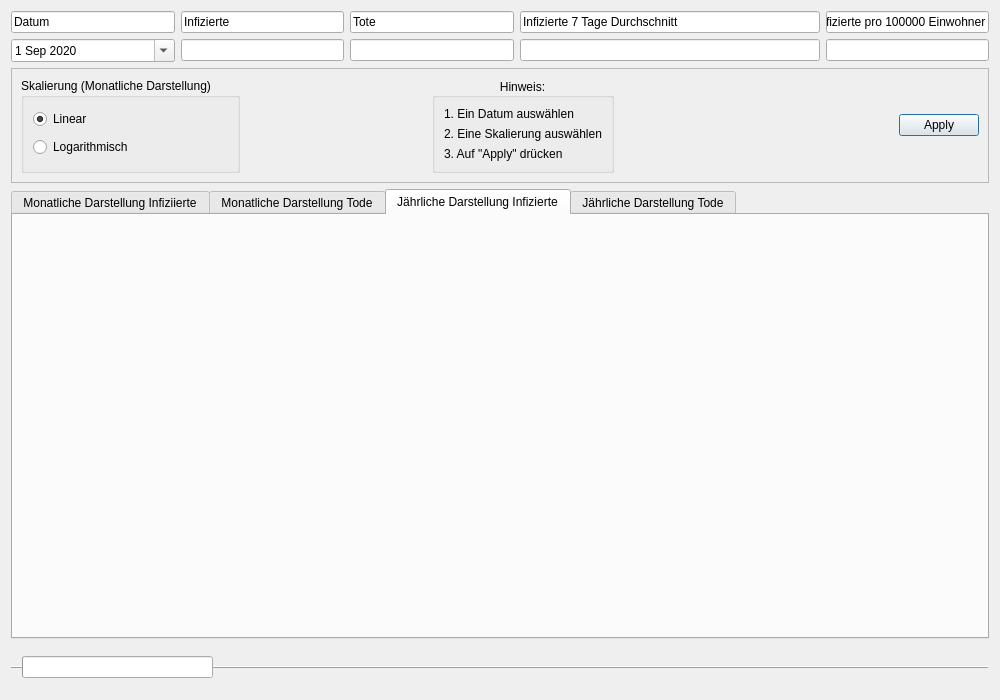
<?xml version="1.0" encoding="UTF-8"?>
<ui version="4.0">
 <class>Oesterreich</class>
 <widget class="QDialog" name="Oesterreich">
  <property name="geometry">
   <rect>
    <x>0</x>
    <y>0</y>
    <width>1000</width>
    <height>700</height>
   </rect>
  </property>
  <property name="windowTitle">
   <string>Oesterreich</string>
  </property>
  <layout class="QVBoxLayout" name="verticalLayout_7">
   <item>
    <layout class="QGridLayout" name="gridLayout">
     <item row="2" column="1">
      <widget class="QLineEdit" name="lineEdit">
       <property name="text">
        <string>Infizierte</string>
       </property>
       <property name="readOnly">
        <bool>true</bool>
       </property>
      </widget>
     </item>
     <item row="4" column="4">
      <widget class="QLineEdit" name="lineEdit_7">
       <property name="readOnly">
        <bool>true</bool>
       </property>
      </widget>
     </item>
     <item row="4" column="0">
      <widget class="QDateEdit" name="dateEdit">
       <property name="readOnly">
        <bool>false</bool>
       </property>
       <property name="buttonSymbols">
        <enum>QAbstractSpinBox::NoButtons</enum>
       </property>
       <property name="accelerated">
        <bool>false</bool>
       </property>
       <property name="dateTime">
        <datetime>
         <hour>0</hour>
         <minute>0</minute>
         <second>0</second>
         <year>2020</year>
         <month>9</month>
         <day>1</day>
        </datetime>
       </property>
       <property name="minimumDateTime">
        <datetime>
         <hour>0</hour>
         <minute>0</minute>
         <second>0</second>
         <year>2020</year>
         <month>1</month>
         <day>1</day>
        </datetime>
       </property>
       <property name="currentSection">
        <enum>QDateTimeEdit::DaySection</enum>
       </property>
       <property name="calendarPopup">
        <bool>true</bool>
       </property>
       <property name="timeSpec">
        <enum>Qt::LocalTime</enum>
       </property>
       <property name="date">
        <date>
         <year>2020</year>
         <month>9</month>
         <day>1</day>
        </date>
       </property>
      </widget>
     </item>
     <item row="4" column="2">
      <widget class="QLineEdit" name="lineEdit_6">
       <property name="readOnly">
        <bool>true</bool>
       </property>
      </widget>
     </item>
     <item row="4" column="1">
      <widget class="QLineEdit" name="lineEdit_4">
       <property name="readOnly">
        <bool>true</bool>
       </property>
      </widget>
     </item>
     <item row="2" column="2">
      <widget class="QLineEdit" name="lineEdit_5">
       <property name="text">
        <string>Tote</string>
       </property>
       <property name="readOnly">
        <bool>true</bool>
       </property>
      </widget>
     </item>
     <item row="2" column="0">
      <widget class="QLineEdit" name="lineEdit_3">
       <property name="text">
        <string>Datum</string>
       </property>
       <property name="readOnly">
        <bool>true</bool>
       </property>
      </widget>
     </item>
     <item row="2" column="4">
      <widget class="QLineEdit" name="lineEdit_2">
       <property name="minimumSize">
        <size>
         <width>300</width>
         <height>0</height>
        </size>
       </property>
       <property name="text">
        <string>Infizierte 7 Tage Durchschnitt</string>
       </property>
       <property name="readOnly">
        <bool>true</bool>
       </property>
      </widget>
     </item>
     <item row="2" column="5">
      <widget class="QLineEdit" name="lineEdit_8">
       <property name="text">
        <string>Infizierte pro 100000 Einwohner</string>
       </property>
       <property name="readOnly">
        <bool>true</bool>
       </property>
      </widget>
     </item>
     <item row="4" column="5">
      <widget class="QLineEdit" name="lineEdit_9">
       <property name="readOnly">
        <bool>true</bool>
       </property>
      </widget>
     </item>
    </layout>
   </item>
   <item>
    <widget class="QFrame" name="frame">
     <property name="frameShape">
      <enum>QFrame::StyledPanel</enum>
     </property>
     <property name="frameShadow">
      <enum>QFrame::Raised</enum>
     </property>
     <layout class="QGridLayout" name="gridLayout_4">
      <item row="0" column="0">
       <widget class="QGroupBox" name="groupBox">
        <property name="enabled">
         <bool>true</bool>
        </property>
        <property name="title">
         <string>Skalierung (Monatliche Darstellung)</string>
        </property>
        <property name="flat">
         <bool>false</bool>
        </property>
        <property name="checkable">
         <bool>false</bool>
        </property>
        <layout class="QVBoxLayout" name="verticalLayout_6">
         <item>
          <widget class="QRadioButton" name="skalaLiear">
           <property name="text">
            <string>Linear</string>
           </property>
           <property name="checked">
            <bool>true</bool>
           </property>
          </widget>
         </item>
         <item>
          <widget class="QRadioButton" name="skalaLogarithm">
           <property name="text">
            <string>Logarithmisch</string>
           </property>
          </widget>
         </item>
        </layout>
       </widget>
      </item>
      <item row="0" column="5">
       <spacer name="horizontalSpacer_2">
        <property name="orientation">
         <enum>Qt::Horizontal</enum>
        </property>
        <property name="sizeHint" stdset="0">
         <size>
          <width>40</width>
          <height>20</height>
         </size>
        </property>
       </spacer>
      </item>
      <item row="0" column="6">
       <widget class="QDialogButtonBox" name="buttonBox">
        <property name="standardButtons">
         <set>QDialogButtonBox::Apply</set>
        </property>
        <property name="centerButtons">
         <bool>false</bool>
        </property>
       </widget>
      </item>
      <item row="0" column="1">
       <spacer name="horizontalSpacer">
        <property name="orientation">
         <enum>Qt::Horizontal</enum>
        </property>
        <property name="sizeHint" stdset="0">
         <size>
          <width>40</width>
          <height>20</height>
         </size>
        </property>
       </spacer>
      </item>
      <item row="0" column="2">
       <widget class="Line" name="line">
        <property name="orientation">
         <enum>Qt::Horizontal</enum>
        </property>
       </widget>
      </item>
      <item row="0" column="4">
       <widget class="QGroupBox" name="groupBox_2">
        <property name="title">
         <string>Hinweis:</string>
        </property>
        <property name="alignment">
         <set>Qt::AlignCenter</set>
        </property>
        <property name="flat">
         <bool>false</bool>
        </property>
        <layout class="QGridLayout" name="gridLayout_6">
         <item row="0" column="0">
          <widget class="QLabel" name="label">
           <property name="text">
            <string>1. Ein Datum auswählen</string>
           </property>
          </widget>
         </item>
         <item row="1" column="0">
          <widget class="QLabel" name="label_2">
           <property name="text">
            <string>2. Eine Skalierung auswählen</string>
           </property>
          </widget>
         </item>
         <item row="2" column="0">
          <widget class="QLabel" name="label_3">
           <property name="text">
            <string>3. Auf &quot;Apply&quot; drücken</string>
           </property>
          </widget>
         </item>
        </layout>
       </widget>
      </item>
     </layout>
    </widget>
   </item>
   <item>
    <layout class="QVBoxLayout" name="verticalLayout">
     <item>
      <widget class="QTabWidget" name="tabWidget">
       <property name="currentIndex">
        <number>2</number>
       </property>
       <widget class="QWidget" name="tab">
        <attribute name="title">
         <string>Monatliche Darstellung Infiziierte</string>
        </attribute>
        <layout class="QGridLayout" name="gridLayout_2">
         <item row="0" column="0">
          <layout class="QVBoxLayout" name="verticalLayout_3"/>
         </item>
        </layout>
       </widget>
       <widget class="QWidget" name="tab_5">
        <attribute name="title">
         <string>Monatliche Darstellung Tode</string>
        </attribute>
        <layout class="QGridLayout" name="gridLayout_3">
         <item row="0" column="0">
          <layout class="QVBoxLayout" name="verticalLayout_9"/>
         </item>
        </layout>
       </widget>
       <widget class="QWidget" name="Tab_2">
        <attribute name="title">
         <string>Jährliche Darstellung Infizierte</string>
        </attribute>
        <layout class="QVBoxLayout" name="verticalLayout_5">
         <item>
          <layout class="QVBoxLayout" name="verticalLayout_4"/>
         </item>
        </layout>
       </widget>
       <widget class="QWidget" name="tab_3">
        <attribute name="title">
         <string>Jährliche Darstellung Tode</string>
        </attribute>
        <layout class="QVBoxLayout" name="verticalLayout_8">
         <item>
          <layout class="QVBoxLayout" name="verticalLayout_2"/>
         </item>
        </layout>
       </widget>
      </widget>
     </item>
    </layout>
   </item>
   <item>
    <widget class="QFrame" name="frame_2">
     <property name="frameShape">
      <enum>QFrame::HLine</enum>
     </property>
     <property name="frameShadow">
      <enum>QFrame::Raised</enum>
     </property>
     <layout class="QGridLayout" name="gridLayout_5">
      <item row="0" column="3">
       <spacer name="horizontalSpacer_4">
        <property name="orientation">
         <enum>Qt::Horizontal</enum>
        </property>
        <property name="sizeHint" stdset="0">
         <size>
          <width>40</width>
          <height>20</height>
         </size>
        </property>
       </spacer>
      </item>
      <item row="0" column="0">
       <widget class="QProgressBar" name="progressBar">
        <property name="value">
         <number>0</number>
        </property>
        <property name="textVisible">
         <bool>false</bool>
        </property>
        <property name="orientation">
         <enum>Qt::Horizontal</enum>
        </property>
       </widget>
      </item>
      <item row="0" column="4">
       <spacer name="horizontalSpacer_3">
        <property name="orientation">
         <enum>Qt::Horizontal</enum>
        </property>
        <property name="sizeHint" stdset="0">
         <size>
          <width>40</width>
          <height>20</height>
         </size>
        </property>
       </spacer>
      </item>
      <item row="0" column="2">
       <spacer name="horizontalSpacer_5">
        <property name="orientation">
         <enum>Qt::Horizontal</enum>
        </property>
        <property name="sizeHint" stdset="0">
         <size>
          <width>40</width>
          <height>20</height>
         </size>
        </property>
       </spacer>
      </item>
      <item row="0" column="1">
       <spacer name="horizontalSpacer_6">
        <property name="orientation">
         <enum>Qt::Horizontal</enum>
        </property>
        <property name="sizeHint" stdset="0">
         <size>
          <width>40</width>
          <height>20</height>
         </size>
        </property>
       </spacer>
      </item>
     </layout>
    </widget>
   </item>
  </layout>
 </widget>
 <resources/>
 <connections/>
</ui>
